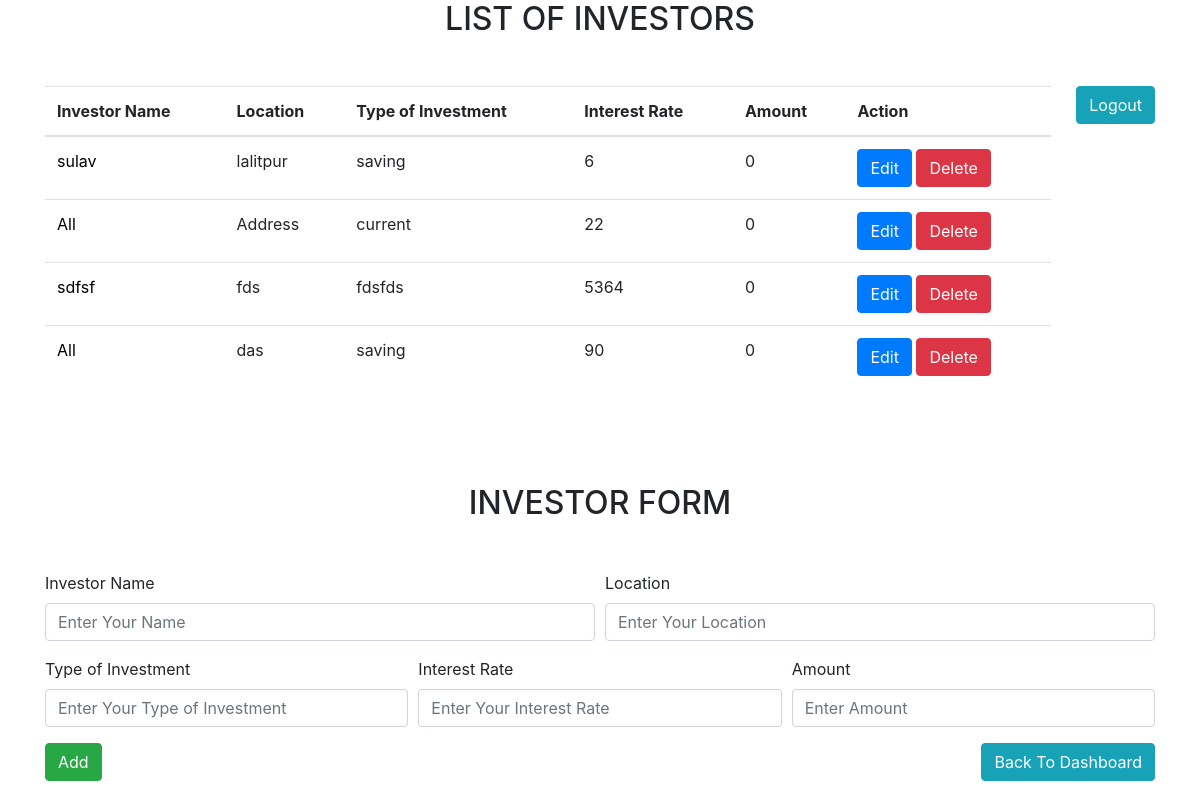
The app's page /loanMgt/investorForm.php with its own data.
### tables this page shows
CREATE TABLE `investor_tb` (
  `id` int(11) NOT NULL,
  `name` varchar(100) NOT NULL,
  `location` varchar(100) NOT NULL,
  `investment_type` varchar(100) NOT NULL,
  `interest_rate` int(11) NOT NULL,
  `amount` int(11) NOT NULL
);

### loanMgt/investorProcess.php (called while the page is built, shortened)
<?php
$update = false;
$name = '';
$location = '';
$investment_type = '';
$interest_rate = '';
$amount = '';
?>

### loanMgt/investorForm.php (the view, shortened to what this page needs)
<!DOCTYPE html>
<html lang="en">
<head>
  <link rel="stylesheet" href="css/bootstrap.min.css">
  <link rel="stylesheet" href="css/all.min.css">
  <link rel="stylesheet" href="css/custom.css">
</head>
<body>
    <?php require_once 'investorProcess.php' ?>
    <div class="container">
    <?php
        include('dbConnection.php');
        $result = $conn->query("SELECT * FROM investor_tb") or die($conn->error);
    ?>
<h2 class="text-center mb-5">LIST OF INVESTORS</h1>
<a href="logout.php" class="btn btn-info float-right" role="button" aria-pressed="true" style="margin-left: 25px;">Logout</a>
    <div class="row justify-conten-center">
        <table class="table mb-5">
            <thead>
                <tr>
                    <th>Investor Name</th>
                    <th>Location</th>
                    <th>Type of Investment</th>
                    <th>Interest Rate</th>
                    <th>Amount</th>
                    <th colspan="2">Action</th>
                </tr>
            </thead>
            <?php
                while ($row = $result->fetch_assoc()):
            ?>
            <tr>
                <?php
                echo '<td><a href="investtypeForm.php">'. $row['name'] .'</a></td>';
                ?>
                <td><?php echo $row['location'] ?></td>
                <td><?php echo $row['investment_type'] ?></td>
                <td><?php echo $row['interest_rate'] ?></td>
                <td><?php echo $row['amount'] ?></td>
                <td>
                    <a href="investorForm.php?edit=<?php echo $row['id']; ?>" class="btn btn-primary">Edit</a>
                    <a href="investorProcess.php?delete=<?php echo $row['id']; ?>" class="btn btn-danger">Delete</a>
                </td>
            </tr>
            <?php endwhile; ?>
        </table>
    </div>
<h2 class="text-center mt-5">INVESTOR FORM</h1>
<form action="investorProcess.php" class="mt-5" method="POST">
  <div class="form-row">
    <div class="form-group col-md-6">
      <label for="Investor Name">Investor Name</label>
      <input type="text" name="name" class="form-control" value="<?php echo $name; ?>" placeholder="Enter Your Name">
    </div>
    <div class="form-group col-md-6">
      <label for="Location">Location</label>
      <input type="text" name="location" class="form-control" value="<?php echo $location; ?>" placeholder="Enter Your Location">
    </div>
  </div>
  <div class="form-row">
    <div class="form-group col-md-4">
      <label for="Type of Investment Name">Type of Investment</label>
      <input type="text" name="investment_type" class="form-control" value="<?php echo $investment_type; ?>" placeholder="Enter Your Type of Investment">
    </div>
    <div class="form-group col-md-4">
      <label for="Interest Rate">Interest Rate</label>
      <input type="number" name="interest_rate" class="form-control" value="<?php echo $interest_rate; ?>" placeholder="Enter Your Interest Rate">
    </div>
    <div class="form-group col-md-4">
      <label for="Amount">Amount</label>
      <input type="number" name="amount" class="form-control" value="<?php echo $amount; ?>" placeholder="Enter Amount">
    </div>
  </div>
    <div class="form-group">
        <?php
            if ($update == true):
        ?>
        <button type="submit" class="btn btn-success" name="update">Update</button>
        <?php else: ?>
        <button type="submit" class="btn btn-success" name="save">Add</button>
        <?php endif; ?>
        <a href="Login.php" class="btn btn-info float-right" role="button" aria-pressed="true" style="margin-left: 25px;">Back To Dashboard</a>
    </div>
</form>
    </div>
</body>

### loanMgt/css/custom.css (style rules this page uses)
a { color: black; }

### records on screen
investor_tb: name "sulav", location "lalitpur", investment_type "saving", interest_rate "6", amount "0"
investor_tb: name "All", location "Address", investment_type "current", interest_rate "22", amount "0"
investor_tb: name "sdfsf", location "fds", investment_type "fdsfds", interest_rate "5364", amount "0"
investor_tb: name "All", location "das", investment_type "saving", interest_rate "90", amount "0"
